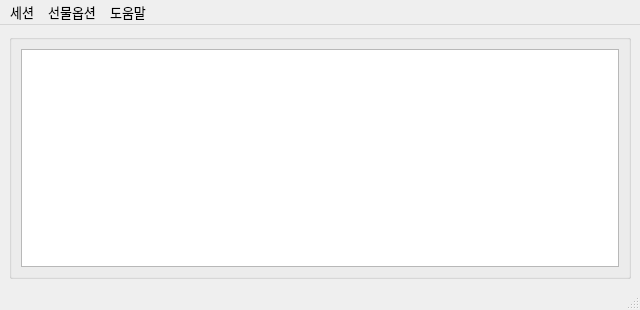
<?xml version="1.0" encoding="UTF-8"?>
<ui version="4.0">
 <class>MainWindow</class>
 <widget class="QMainWindow" name="MainWindow">
  <property name="geometry">
   <rect>
    <x>0</x>
    <y>0</y>
    <width>640</width>
    <height>310</height>
   </rect>
  </property>
  <property name="font">
   <font>
    <family>Consolas</family>
    <pointsize>10</pointsize>
   </font>
  </property>
  <property name="focusPolicy">
   <enum>Qt::NoFocus</enum>
  </property>
  <property name="windowTitle">
   <string>Skybot</string>
  </property>
  <property name="windowIcon">
   <iconset>
    <normaloff>PNG/skybot_nm.png</normaloff>PNG/skybot_nm.png</iconset>
  </property>
  <widget class="QWidget" name="centralwidget">
   <layout class="QGridLayout" name="gridLayout_2">
    <item row="0" column="0">
     <widget class="QGroupBox" name="groupBox">
      <property name="title">
       <string/>
      </property>
      <layout class="QHBoxLayout" name="horizontalLayout">
       <item>
        <widget class="QTextBrowser" name="textBrowser"/>
       </item>
      </layout>
     </widget>
    </item>
   </layout>
  </widget>
  <widget class="QMenuBar" name="menubar">
   <property name="geometry">
    <rect>
     <x>0</x>
     <y>0</y>
     <width>880</width>
     <height>21</height>
    </rect>
   </property>
   <widget class="QMenu" name="menu">
    <property name="title">
     <string>세션</string>
    </property>
    <addaction name="actionLogin"/>
    <addaction name="actionLogout"/>
    <addaction name="separator"/>
    <addaction name="actionAccountDialog"/>
    <addaction name="separator"/>
    <addaction name="actionExit"/>
    <addaction name="separator"/>
   </widget>
   <widget class="QMenu" name="menu_3">
    <property name="title">
     <string>도움말</string>
    </property>
    <addaction name="actionMustRead"/>
    <addaction name="actionUsage"/>
    <addaction name="actionVersion"/>
   </widget>
   <widget class="QMenu" name="menu_7">
    <property name="title">
     <string>선물옵션</string>
    </property>
    <addaction name="separator"/>
    <addaction name="actionCMOptionPrice"/>
    <addaction name="separator"/>
    <addaction name="separator"/>
    <addaction name="actionBigChart"/>
    <addaction name="separator"/>
   </widget>
   <addaction name="menu"/>
   <addaction name="menu_7"/>
   <addaction name="menu_3"/>
  </widget>
  <widget class="QStatusBar" name="statusbar"/>
  <action name="actionLogin">
   <property name="icon">
    <iconset>
     <normaloff>PNG/로그인.png</normaloff>PNG/로그인.png</iconset>
   </property>
   <property name="text">
    <string>로그인</string>
   </property>
   <property name="statusTip">
    <string/>
   </property>
  </action>
  <action name="actionLogout">
   <property name="enabled">
    <bool>true</bool>
   </property>
   <property name="icon">
    <iconset>
     <normaloff>PNG/로그아웃.png</normaloff>PNG/로그아웃.png</iconset>
   </property>
   <property name="text">
    <string>접속종료</string>
   </property>
   <property name="statusTip">
    <string/>
   </property>
  </action>
  <action name="actionExit">
   <property name="icon">
    <iconset>
     <normaloff>PNG/종료.png</normaloff>PNG/종료.png</iconset>
   </property>
   <property name="text">
    <string>종료</string>
   </property>
   <property name="statusTip">
    <string/>
   </property>
  </action>
  <action name="actionAccountDialog">
   <property name="icon">
    <iconset>
     <normaloff>PNG/계좌조회.png</normaloff>PNG/계좌조회.png</iconset>
   </property>
   <property name="text">
    <string>계좌조회</string>
   </property>
  </action>
  <action name="actionUsage">
   <property name="text">
    <string>사용법</string>
   </property>
  </action>
  <action name="actionMustRead">
   <property name="text">
    <string>꼭 읽어보세요</string>
   </property>
  </action>
  <action name="actionVersion">
   <property name="text">
    <string>버전</string>
   </property>
  </action>
  <action name="actionCMOptionPrice">
   <property name="icon">
    <iconset>
     <normaloff>PNG/당월물 옵션전광판.png</normaloff>PNG/당월물 옵션전광판.png</iconset>
   </property>
   <property name="text">
    <string>선물옵션 전광판</string>
   </property>
  </action>
  <action name="actionBigChart">
   <property name="icon">
    <iconset>
     <normaloff>PNG/수급.png</normaloff>PNG/수급.png</iconset>
   </property>
   <property name="text">
    <string>Big Chart</string>
   </property>
  </action>
 </widget>
 <resources/>
 <connections>
  <connection>
   <sender>menubar</sender>
   <signal>triggered(QAction*)</signal>
   <receiver>MainWindow</receiver>
   <slot>MENU_Action(QAction*)</slot>
   <hints>
    <hint type="sourcelabel">
     <x>703</x>
     <y>20</y>
    </hint>
    <hint type="destinationlabel">
     <x>665</x>
     <y>50</y>
    </hint>
   </hints>
  </connection>
 </connections>
 <slots>
  <slot>robot_selected(QModelIndex)</slot>
  <slot>robot_double_clicked(QModelIndex)</slot>
  <slot>portfolio_selected(QModelIndex)</slot>
  <slot>portfolio_double_clicked(QModelIndex)</slot>
 </slots>
</ui>
